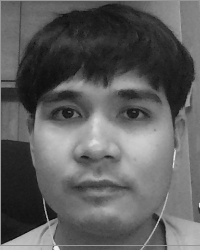
#> input picture EIGENFACEOPENCV/pic.1.1.jpg, 200 x 250 px; its folder holds 4 pictures in this run
$ python Face_Recognition_Mew.py
#> lines starting #> are read from the running program, lines starting #| are printed output that depends on the picture
import cv2
import numpy as np
import matplotlib.pyplot as plt
import os
import glob
import seaborn as sns
import pandas as pd

files_image = sorted(glob.glob('/Users/mewz/Desktop/OpenCV/EIGENFACEOPENCV/*.jpg'))
name = ['Mind', 'P-Tee', 'Parn', 'Mew', 'Nine']

raw_data = []
id = 0

for image in files_image:
    id += 1
    image_in_file = cv2.imread(image)
#> image_in_file is the input picture: shape (250, 200, 3); min 10, max 240, mean 94.3
    image_resize = cv2.resize(image_in_file, (200, 250))
    image_gray = cv2.cvtColor(image_resize, cv2.COLOR_BGR2GRAY).flatten()
    # cv2.imshow('raw data' + str(id), image_resize)
    raw_data.append(image_gray)
    cv2.waitKey(1)
    print(image_gray.shape)
#| (50000,)

raw_data_array = np.asarray(raw_data)
raw_data_trans = np.transpose(raw_data)
print('IMAGE DATA : ', raw_data_array.shape)
#| IMAGE DATA :  (4, 50000)

# [9 lines of commented-out code are left out]

mean_face = np.mean(raw_data_array, axis=0)
print('MEAN', mean_face.shape)
#| MEAN (50000,)

plt.suptitle('MEAN FACE TRAIN')
plt.imshow(mean_face.reshape(250, 200), cmap='gray')
plt.tick_params(labelleft='off', labelbottom='off', bottom='off', top='off', right='off', left='off', which='both')
plt.show()
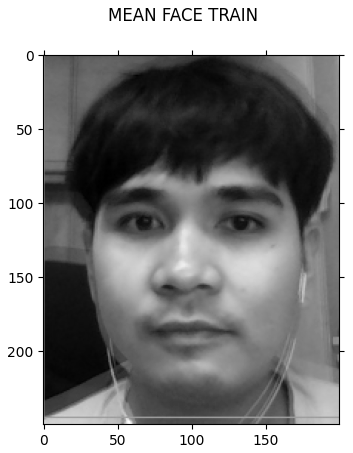
#> figure drawn by matplotlib, 1 panel

normalized = []
for i in range(len(raw_data_array)):
    dif_image = np.subtract(raw_data_array[i],  mean_face)
    normalized.append(dif_image)
normalized_array = np.asarray(normalized)
normalized_array_trans = np.transpose(normalized_array)

for i in range(len(normalized_array)):
    img = normalized_array[i].reshape(250, 200)
    plt.subplot(10, 5, 1+i)
    plt.suptitle('NORMALIZED FACE TRAIN')
    plt.imshow(img, cmap='gray')
    plt.tick_params(labelleft='off', labelbottom='off', bottom='off', top='off', right='off', left='off', which='both')
#> this loop made 4 passes
#> pass 1, `img = normalized_array[i].reshape(250, 200)`:
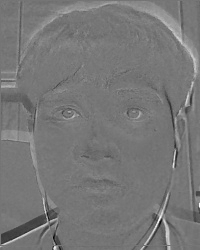
#> img: shape (250, 200) float64; min -89.25, max 104.2, mean 1.7; drawn with min black and max white
plt.show()
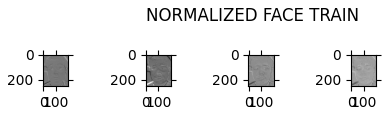
#> figure drawn by matplotlib, 4 panels

cov = np.cov(normalized_array)
cov_matrix = np.divide(cov, len(normalized_array))
print('COVARIANCE MATRIX :', cov_matrix)

eigenvalues, eigenvectors = np.linalg.eig(cov_matrix)
print('EIGENVALUES : {} // EIGENVECTORS : {}// : '.format(eigenvalues, eigenvectors))

k = 50
k_eigen_vectors = eigenvectors[0:k, :]
# print('K EIGEN VECTOR', k_eigen_vectors)

eigen_face = []
for j in range(len(k_eigen_vectors)):
    face_space = np.dot(normalized_array_trans, k_eigen_vectors[j])
    eigen_face.append(face_space)
eigen_face_array = np.array(eigen_face)
print('EIGEN FACE : ', eigen_face_array)

for i in range(len(eigen_face_array)):
    img = eigen_face_array[i].reshape(250, 200)
    plt.subplot(10, 5, 1+i)
    plt.suptitle('EIGEN FACE TRAIN')
    plt.imshow(img, cmap='gray')
    plt.tick_params(labelleft='off', labelbottom='off', bottom='off', top='off', right='off', left='off', which='both')
#> this loop made 4 passes
#> pass 1, `img = eigen_face_array[i].reshape(250, 200)`:
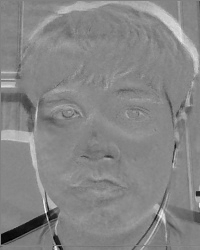
#> img: shape (250, 200) float64; min -103.1, max 99.99, mean 3.9; drawn with min black and max white
#> pass 3, `img = eigen_face_array[i].reshape(250, 200)`:
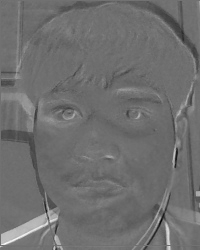
#> img: shape (250, 200) float64; min -131.2, max 163.3, mean -2.5; drawn with min black and max white
plt.show()
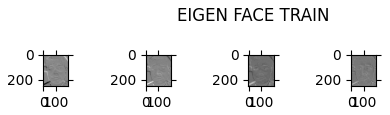
#> figure drawn by matplotlib, 4 panels

weight = np.dot(normalized_array, np.transpose(eigen_face_array))
print('WEIGHT : ', weight)
print('SHAPE WEIGHT : ', weight.shape)
#| SHAPE WEIGHT :  (4, 4)

#TEST------------------------------------------------------
files_image_test = sorted(glob.glob('/Users/mewz/Desktop/OpenCV/testimage/*.jpg'))

test_data = []
test_id = 0

for image in files_image_test:
    test_id += 1
    image_in_file = cv2.imread(image)
    image_resize = cv2.resize(image_in_file, (200, 250))
    image_gray = cv2.cvtColor(image_resize, cv2.COLOR_BGR2GRAY).flatten()
    # cv2.imshow('raw data' + str(id), image_resize)
    test_data.append(image_gray)
    cv2.waitKey(1)

test_array = np.asarray(test_data)
print(test_array.shape)

for i in range(len(test_array)):
    img = test_array[i].reshape(250, 200)
    plt.subplot(10, 5, 1+i)
    plt.suptitle('FACE TRAIN')
    plt.title('unknown', color='red')
    plt.imshow(img, cmap='gray')
    plt.tick_params(labelleft='off', labelbottom='off', bottom='off', top='off',right='off',left='off', which='both')
plt.show()

normalized_test = []
for i in range(len(test_array)):
    dif_image = np.subtract(test_array[i],  mean_face)
    normalized_test.append(dif_image)
normalized_test_array = np.asarray(normalized_test)
normalized_test_array_trans = np.transpose(normalized_array)

for i in range(len(normalized_test_array)):
    img = normalized_test_array[i].reshape(250, 200)
    plt.subplot(10, 5, 1+i)
    plt.suptitle('NORMALIZED FACE TEST')
    plt.imshow(img, cmap='gray')
    plt.tick_params(labelleft='off', labelbottom='off', bottom='off', top='off', right='off', left='off', which='both')
plt.show()

# plt.imshow(normalized_test.reshape(250, 200), cmap='gray')
# plt.tick_params(labelleft='off', labelbottom='off', bottom='off', top='off', right='off', left='off', which='both')
# plt.show()

predict = {'0': 'Predict : Mind', '1': 'Predict : P-Tee', '2': 'Predict : Parn', '3': 'Predict : Mew',
           '4': 'Predict : Nine'}
for test in range(len(normalized_test_array)):
    w_unknown = np.dot(normalized_test_array[test], np.transpose(eigen_face_array))
    diff = w_unknown - weight
    index = np.argmin(np.linalg.norm(diff, axis=1))
    print('DIFF : ', diff)
    print('LINALG NORM : ', np.linalg.norm(diff, axis=1))
    print('INDEX : ', index)

# [14 lines of commented-out code are left out]
    if 20 <= index <= 29:
        img_test = test_array[test].reshape(250, 200)
        plt.suptitle('PREDICTION TEST', color='pink')
        plt.subplot(1, 2, 1)
        plt.imshow(img_test, cmap='gray')
        plt.xlabel('Test Image', color='blue')
        plt.tick_params(labelleft='off', labelbottom='off', bottom='off', top='off', right='off', left='off',
                        which='both')
        img_true = cv2.resize(cv2.imread('/Users/mewz/Desktop/OpenCV/testmind/mind (1).jpg'), (200, 250))
        print(predict['0'])
        plt.subplot(1, 2, 2)
        plt.xlabel(predict['0'], color='green')
        plt.imshow(img_true, cmap='gray')
        plt.tick_params(labelleft='off', labelbottom='off', bottom='off', top='off', right='off', left='off',
                        which='both')
    elif 40 <= index <= 49:
        img_test = test_array[test].reshape(250, 200)
        plt.suptitle('PREDICTION TEST', color='pink')
        plt.subplot(1, 2, 1)
        plt.imshow(img_test, cmap='gray')
        plt.xlabel('Test Image', color='blue')
        plt.tick_params(labelleft='off', labelbottom='off', bottom='off', top='off', right='off', left='off',
                        which='both')
        img_true = cv2.resize(cv2.imread('/Users/mewz/Desktop/OpenCV/testptee/p-tee (1).jpg'), (200, 250))
        print(predict['1'])
        plt.subplot(1, 2, 2)
        plt.xlabel(predict['1'], color='green')
        plt.imshow(img_true, cmap='gray')
        plt.tick_params(labelleft='off', labelbottom='off', bottom='off', top='off', right='off', left='off',
                        which='both')

    elif 10 <= index <= 19:
        img_test = test_array[test].reshape(250, 200)
        plt.suptitle('PREDICTION TEST', color='pink')
        plt.subplot(1, 2, 1)
        plt.imshow(img_test, cmap='gray')
        plt.xlabel('Test Image', color='blue')
        plt.tick_params(labelleft='off', labelbottom='off', bottom='off', top='off', right='off', left='off',
                        which='both')
        img_true = cv2.resize(cv2.imread('/Users/mewz/Desktop/OpenCV/testparn/parn1.jpg'), (200, 250))
        print(predict['2'])
        plt.subplot(1, 2, 2)
        plt.xlabel(predict['2'], color='green')
        plt.imshow(img_true, cmap='gray')
        plt.tick_params(labelleft='off', labelbottom='off', bottom='off', top='off', right='off', left='off', which='both')

    elif 0 <= index <= 9:
        img_test = test_array[test].reshape(250, 200)
        plt.suptitle('PREDICTION TEST', color='pink')
        plt.subplot(1, 2, 1)
        plt.imshow(img_test, cmap='gray')
        plt.xlabel('Test Image', color='blue')
        plt.tick_params(labelleft='off', labelbottom='off', bottom='off', top='off', right='off', left='off',
                        which='both')
        img_true = cv2.resize(cv2.imread('/Users/mewz/Desktop/OpenCV/testmew/mew1.jpg'), (200, 250))
        print(predict['3'])
        plt.subplot(1, 2, 2)
        plt.xlabel(predict['3'], color='green')
        plt.imshow(img_true, cmap='gray')
        plt.tick_params(labelleft='off', labelbottom='off', bottom='off', top='off', right='off', left='off',
                        which='both')
    elif 30 <= index <= 39:
        img_test = test_array[test].reshape(250, 200)
        plt.suptitle('PREDICTION TEST', color='pink')
        plt.subplot(1, 2, 1)
        plt.imshow(img_test, cmap='gray')
        plt.xlabel('Test Image', color='blue')
        plt.tick_params(labelleft='off', labelbottom='off', bottom='off', top='off', right='off', left='off',
                        which='both')
        img_true = cv2.resize(cv2.imread('/Users/mewz/Desktop/OpenCV/testnine/nine (1).jpg'), (200, 250))
        print(predict['4'])
        plt.subplot(1, 2, 2)
        plt.xlabel(predict['4'], color='green')
        plt.imshow(img_true, cmap='gray')
        plt.tick_params(labelleft='off', labelbottom='off', bottom='off', top='off', right='off', left='off',
                        which='both')
    else:
        img_test = test_array[test].reshape(250, 200)
        plt.title('PREDICTION TEST', color='pink')
        plt.subplot(1, 2, 1)
        plt.imshow(img_test, cmap='gray')
        plt.xlabel('Test Image', color='blue')
        plt.tick_params(labelleft='off', labelbottom='off', bottom='off', top='off', right='off', left='off',
                        which='both')
        plt.subplot(1, 2, 2)
        plt.xlabel('UNKNOWN FACE', color='red')
        plt.imshow(mean_face, cmap='gray')
        plt.tick_params(labelleft='off', labelbottom='off', bottom='off', top='off', right='off', left='off',
                        which='both')
    plt.show()

confusion_matrix = [[10, 0, 0, 0, 0], [0, 10, 0, 0, 0], [0, 0, 10, 0, 0], [2, 0, 1, 7, 0], [0, 0, 0, 0, 10]]
df_cm = pd.DataFrame(confusion_matrix, index=[i for i in 'MTPMN'],
                     columns=[i for i in 'MTPMN'])
plt.figure(figsize=(10, 7))
plt.title('CONFUSION MATRIX')
sns.heatmap(df_cm, annot=True)
plt.show()
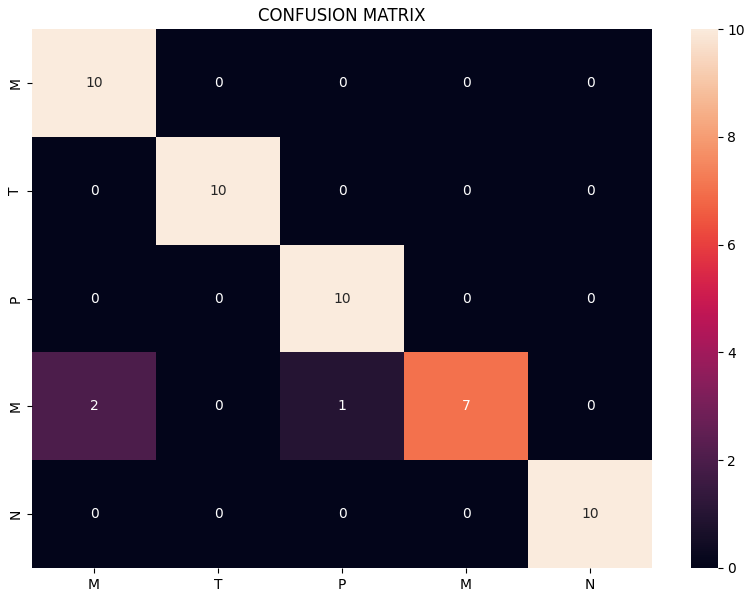
#> figure drawn by matplotlib, 2 panels

cv2.waitKey(1)
cv2.destroyAllWindows()
